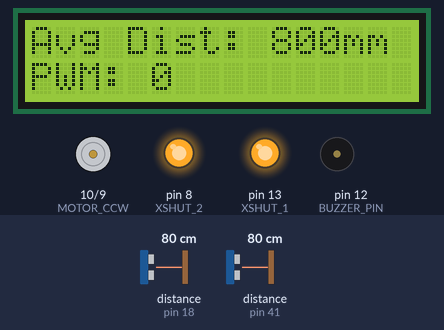
Bench run of a sketch on a simulated Arduino Uno, built with avr-gcc and run on an emulated ATmega328P. On the bench: 16×2 character LCD, motor-driver pin pairs drawn as motors (green arrow = first pin HIGH = forward, orange = second pin HIGH = backward, longer = more drive), output pins drawn as LEDs (lit = HIGH), buzzer (waves = sounding). The test bench sets the inputs (shaded band); at power-on: distance to the obstacle (sensors on pin 18, pin 41) 80 cm. What the sketch prints to the serial monitor is not drawn.

Above: at 5.5 s.
5.6 s: distance to the obstacle (sensor on pin 18) set to 2 cm
At 6.9 s:
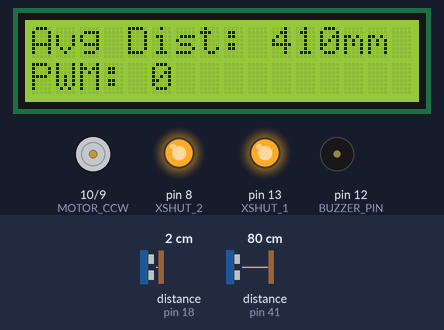
7.2 s: distance to the obstacle (sensor on pin 41) set to 2 cm
At 8.0 s:
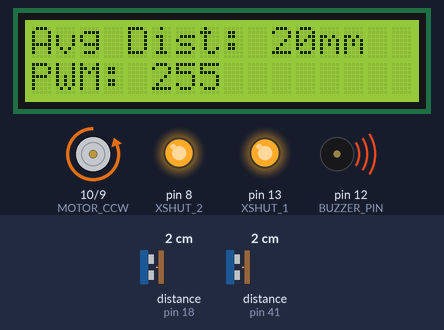
8.8 s: distance to the obstacle (sensor on pin 18) set to 18 cm
At 9.2 s:
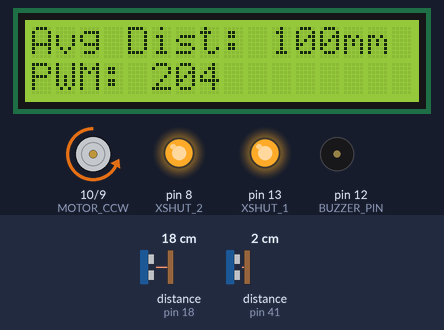
10.4 s: distance to the obstacle (sensor on pin 41) set to 18 cm
At 11.6 s:
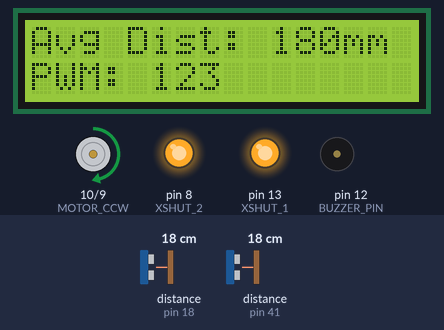
12.0 s: distance to the obstacle (sensor on pin 18) set to 9 cm
At 13.0 s:
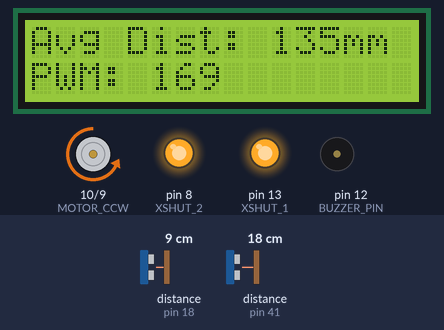
13.6 s: distance to the obstacle (sensor on pin 18) set to 35 cm
At 14.2 s:
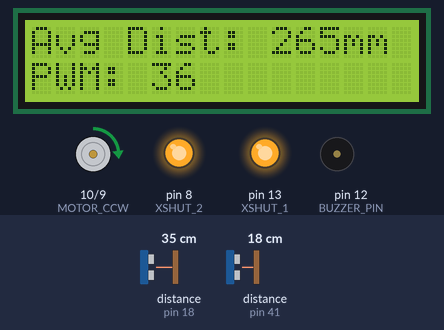
Timing chart, 0 to 16.2 s (numbered marks = the images above; inputs shaded):
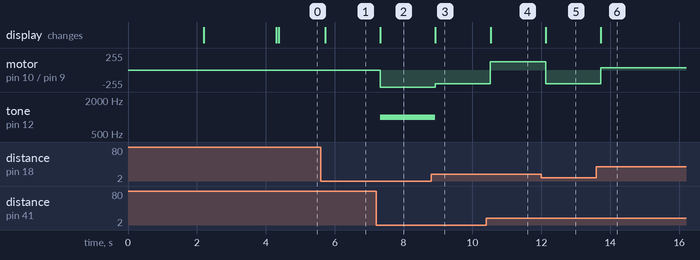

Measured:
- after the input at 5.6 s, the display: changes after 0.13 s (image 1)
- after the input at 7.2 s, motor on pin 10 (MOTOR_CCW) / pin 9 (MOTOR_CW): stopped → backward 255/255 after 0.12 s; tone on pin 12 (BUZZER_PIN): silent → 1000 Hz after 0.12 s; the display: changes after 0.13 s (image 2)
- after the input at 8.8 s, motor on pin 10 (MOTOR_CCW) / pin 9 (MOTOR_CW): backward 255/255 → backward 204/255 after 0.12 s; tone on pin 12 (BUZZER_PIN): 1000 Hz → silent after 0.12 s; the display: changes after 0.13 s (image 3)
- after the input at 10.4 s, motor on pin 10 (MOTOR_CCW) / pin 9 (MOTOR_CW): backward 204/255 → forward 123/255 after 0.12 s; the display: changes after 0.13 s (image 4)
- after the input at 12.0 s, motor on pin 10 (MOTOR_CCW) / pin 9 (MOTOR_CW): forward 123/255 → backward 204/255 after 0.12 s; the display: changes after 0.13 s (image 5)
- after the input at 13.6 s, motor on pin 10 (MOTOR_CCW) / pin 9 (MOTOR_CW): backward 204/255 → forward 36/255 after 0.12 s; the display: changes after 0.13 s (image 6)

The sketch:

VL53L0_XV2_IBT_4_1602A.ino
```cpp
#include <Wire.h>
#include <VL53L0X.h>
#include <LiquidCrystal.h>

// LCD and Distance Sensor Setup
LiquidCrystal lcd(6, 7, 5, 4, 3, 2);
VL53L0X sensor1;
VL53L0X sensor2;


// Motor Driver Pins
#define MOTOR_CW 9   // Clockwise (forward) PWM
#define MOTOR_CCW 10  // Counterclockwise (reverse) PWM
#define BUZZER_PIN 12 // Positive lead for Passive Buzzer PWM
#define XSHUT_1 13 // To temporarily shut it off after init
#define XSHUT_2 8 // To temporarily shut it off after init

// Distance Mapping Parameters
const int MIN_DIST = 50;   // Minimum distance (mm)
const int MAX_DIST = 300;  // Maximum distance (mm)
const int MAX_PWM = 255;   // Max PWM value

void setup() {
  Serial.begin(9600);
  Wire.begin();
  lcd.begin(16, 2); // Initialize LCD (16x2)

  pinMode(BUZZER_PIN, OUTPUT);
  pinMode(XSHUT_1, OUTPUT);
  pinMode(XSHUT_2, OUTPUT);

  lcd.clear();
  lcd.print("Beginning Initialization");
  delay(2000);

  // 🔹 Step 1: Power down both sensors
  digitalWrite(XSHUT_1, LOW);
  digitalWrite(XSHUT_2, LOW);
  delay(10);


  // 🔹 Step 2: Initialize Sensor 1
  digitalWrite(XSHUT_1, HIGH);  // Power ON sensor 1
  delay(100);
  Serial.print("XSHUT_1: "); Serial.println(digitalRead(XSHUT_1));

  // Initialize Distance Sensor 1
  sensor1.setTimeout(500);
  if (!sensor1.init()) {
    lcd.setCursor(0, 0);
    lcd.print("Sensor 1 Init Fail!");
    while (1) {}
  }

  sensor1.setAddress(0x12); // Set unique address for sensor1
  Serial.print("Sensor 1 new address: ");
  Serial.println(sensor1.getAddress(), HEX);
  delay(10);

  lcd.clear();
  lcd.print("Sensor 1 Init yay!");
  delay(2000);


  // 🔹 Step 3: Initialize Sensor 2
  digitalWrite(XSHUT_2, HIGH);  // Power ON sensor 2
  delay(100);
  Serial.print("XSHUT_2: "); Serial.println(digitalRead(XSHUT_2));

  sensor2.setAddress(0x29); // need to change address here
  Serial.print("Sensor 2 new address: ");
  Serial.println(sensor2.getAddress(), HEX);
  delay(10);

  // Initialize Distance Sensor 2
  sensor2.setTimeout(500);
  if (!sensor2.init()) {
    lcd.setCursor(0, 0);
    lcd.print("Sensor 2 Init Fail!");
    while (1) {}
  }

  lcd.clear();
  lcd.print("Both Sensors OK!");


  // Configure Long-Range or High-Speed if needed
#if defined LONG_RANGE
  sensor1.setSignalRateLimit(0.1);
  sensor1.setVcselPulsePeriod(VL53L0X::VcselPeriodPreRange, 18);
  sensor1.setVcselPulsePeriod(VL53L0X::VcselPeriodFinalRange, 14);

  sensor2.setSignalRateLimit(0.1);
  sensor2.setVcselPulsePeriod(VL53L0X::VcselPeriodPreRange, 18);
  sensor2.setVcselPulsePeriod(VL53L0X::VcselPeriodFinalRange, 14);
#endif

#if defined HIGH_SPEED
  sensor1.setMeasurementTimingBudget(20000);
  sensor2.setMeasurementTimingBudget(20000);
#elif defined HIGH_ACCURACY
  sensor1.setMeasurementTimingBudget(200000);
  sensor2.setMeasurementTimingBudget(200000);
#endif

  // Set up motor pins
  pinMode(MOTOR_CW, OUTPUT);
  pinMode(MOTOR_CCW, OUTPUT);
  analogWrite(MOTOR_CW, 0);
  analogWrite(MOTOR_CCW, 0);
}

void loop() {
  int distance1 = sensor1.readRangeSingleMillimeters();
  int distance2 = sensor2.readRangeSingleMillimeters();

  // Handle timeouts
  if (sensor1.timeoutOccurred() || sensor2.timeoutOccurred()) {
    lcd.setCursor(0, 0);
    lcd.print("Timeout Occurred");
    return;
  }

  // Compute average distance
  int avgDistance = (distance1 + distance2) / 2;

  // Map distance to PWM (closer = higher PWM)
  int pwmValue = map(avgDistance, MIN_DIST, MAX_DIST, MAX_PWM, 0);
  pwmValue = constrain(pwmValue, 0, MAX_PWM); // Ensure within valid range

  // Control Motor Speed Based on Distance
  if (avgDistance < 150) {
    // Forward motion when close
    analogWrite(MOTOR_CW, pwmValue);
    analogWrite(MOTOR_CCW, 0);
  } else {
    // Reverse motion when far
    analogWrite(MOTOR_CW, 0);
    analogWrite(MOTOR_CCW, pwmValue);
  }

  // **Buzzer Activation when distance <= 60mm**
  if (avgDistance <= 60) {
    tone(BUZZER_PIN, 1000); // Play buzzer at 1kHz
  } else {
    noTone(BUZZER_PIN); // Stop buzzer
  }

  // Display on Serial Monitor
  Serial.print("Distance1: ");
  Serial.print(distance1);
  Serial.print(" mm | Distance2: ");
  Serial.print(distance2);
  Serial.print(" mm | Avg: ");
  Serial.print(avgDistance);
  Serial.print(" mm | PWM: ");
  Serial.println(pwmValue);

  // Display on LCD
  lcd.clear();
  lcd.setCursor(0, 0);
  lcd.print("Avg Dist: ");
  lcd.print(avgDistance);
  lcd.print("mm");

  lcd.setCursor(0, 1);
  lcd.print("PWM: ");
  lcd.print(pwmValue);

  delay(50);
}
```
